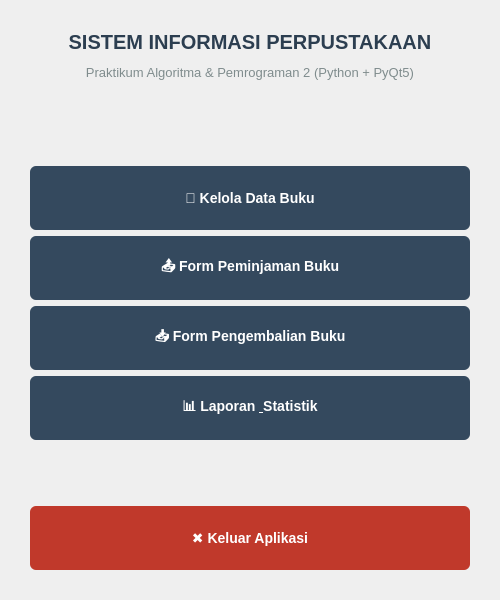
<?xml version="1.0" encoding="UTF-8"?>
<ui version="4.0">
 <class>MainWindow</class>
 <widget class="QMainWindow" name="MainWindow">
  <property name="geometry">
   <rect>
    <x>0</x>
    <y>0</y>
    <width>500</width>
    <height>600</height>
   </rect>
  </property>
  <property name="windowTitle">
   <string>Perpustakaan - Dashboard Utama</string>
  </property>
  <widget class="QWidget" name="centralwidget">
   <layout class="QVBoxLayout" name="verticalLayout">
    <property name="leftMargin">
     <number>30</number>
    </property>
    <property name="topMargin">
     <number>30</number>
    </property>
    <property name="rightMargin">
     <number>30</number>
    </property>
    <property name="bottomMargin">
     <number>30</number>
    </property>
    <item>
     <widget class="QLabel" name="lblTitle">
      <property name="styleSheet">
       <string notr="true">font-size: 20px;
font-weight: bold;
color: #2C3E50;
margin-bottom: 5px;</string>
      </property>
      <property name="text">
       <string>SISTEM INFORMASI PERPUSTAKAAN</string>
      </property>
      <property name="alignment">
       <set>Qt::AlignCenter</set>
      </property>
     </widget>
    </item>
    <item>
     <widget class="QLabel" name="lblSubtitle">
      <property name="styleSheet">
       <string notr="true">font-size: 13px;
color: #7F8C8D;
margin-bottom: 20px;</string>
      </property>
      <property name="text">
       <string>Praktikum Algoritma &amp; Pemrograman 2 (Python + PyQt5)</string>
      </property>
      <property name="alignment">
       <set>Qt::AlignCenter</set>
      </property>
     </widget>
    </item>
    <item>
     <spacer name="verticalSpacer_1">
      <property name="orientation">
       <enum>Qt::Vertical</enum>
      </property>
      <property name="sizeHint" stdset="0">
       <size>
        <width>20</width>
        <height>20</height>
       </size>
      </property>
     </spacer>
    </item>
    <item>
     <widget class="QPushButton" name="btnKelolaBuku">
      <property name="styleSheet">
       <string notr="true">QPushButton {
background-color: #34495E;
color: white;
border: none;
border-radius: 6px;
font-size: 14px;
font-weight: bold;
padding: 12px;
min-height: 40px;
}
QPushButton:hover {
background-color: #415B76;
}
QPushButton:pressed {
background-color: #2C3E50;
}</string>
      </property>
      <property name="text">
       <string>📖 Kelola Data Buku</string>
      </property>
     </widget>
    </item>
    <item>
     <widget class="QPushButton" name="btnPinjamBuku">
      <property name="styleSheet">
       <string notr="true">QPushButton {
background-color: #34495E;
color: white;
border: none;
border-radius: 6px;
font-size: 14px;
font-weight: bold;
padding: 12px;
min-height: 40px;
}
QPushButton:hover {
background-color: #415B76;
}
QPushButton:pressed {
background-color: #2C3E50;
}</string>
      </property>
      <property name="text">
       <string>📤 Form Peminjaman Buku</string>
      </property>
     </widget>
    </item>
    <item>
     <widget class="QPushButton" name="btnKembaliBuku">
      <property name="styleSheet">
       <string notr="true">QPushButton {
background-color: #34495E;
color: white;
border: none;
border-radius: 6px;
font-size: 14px;
font-weight: bold;
padding: 12px;
min-height: 40px;
}
QPushButton:hover {
background-color: #415B76;
}
QPushButton:pressed {
background-color: #2C3E50;
}</string>
      </property>
      <property name="text">
       <string>📥 Form Pengembalian Buku</string>
      </property>
     </widget>
    </item>
    <item>
     <widget class="QPushButton" name="btnLaporan">
      <property name="styleSheet">
       <string notr="true">QPushButton {
background-color: #34495E;
color: white;
border: none;
border-radius: 6px;
font-size: 14px;
font-weight: bold;
padding: 12px;
min-height: 40px;
}
QPushButton:hover {
background-color: #415B76;
}
QPushButton:pressed {
background-color: #2C3E50;
}</string>
      </property>
      <property name="text">
       <string>📊 Laporan &amp; Statistik</string>
      </property>
     </widget>
    </item>
    <item>
     <spacer name="verticalSpacer_2">
      <property name="orientation">
       <enum>Qt::Vertical</enum>
      </property>
      <property name="sizeHint" stdset="0">
       <size>
        <width>20</width>
        <height>20</height>
       </size>
      </property>
     </spacer>
    </item>
    <item>
     <widget class="QPushButton" name="btnKeluar">
      <property name="styleSheet">
       <string notr="true">QPushButton {
background-color: #C0392B;
color: white;
border: none;
border-radius: 6px;
font-size: 14px;
font-weight: bold;
padding: 12px;
min-height: 40px;
}
QPushButton:hover {
background-color: #E74C3C;
}
QPushButton:pressed {
background-color: #A93226;
}</string>
      </property>
      <property name="text">
       <string>✖ Keluar Aplikasi</string>
      </property>
     </widget>
    </item>
   </layout>
  </widget>
 </widget>
 <resources/>
 <connections/>
</ui>
